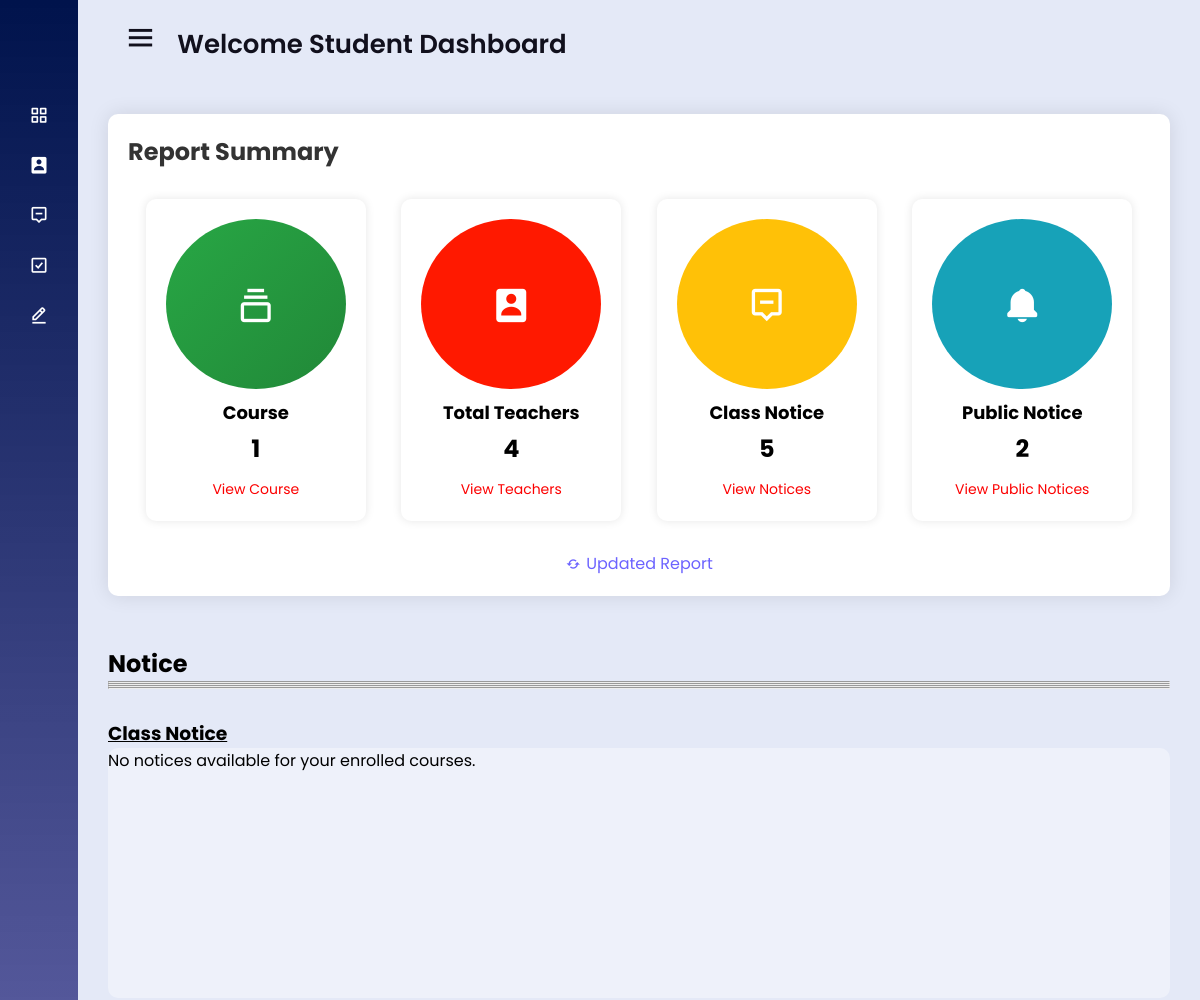
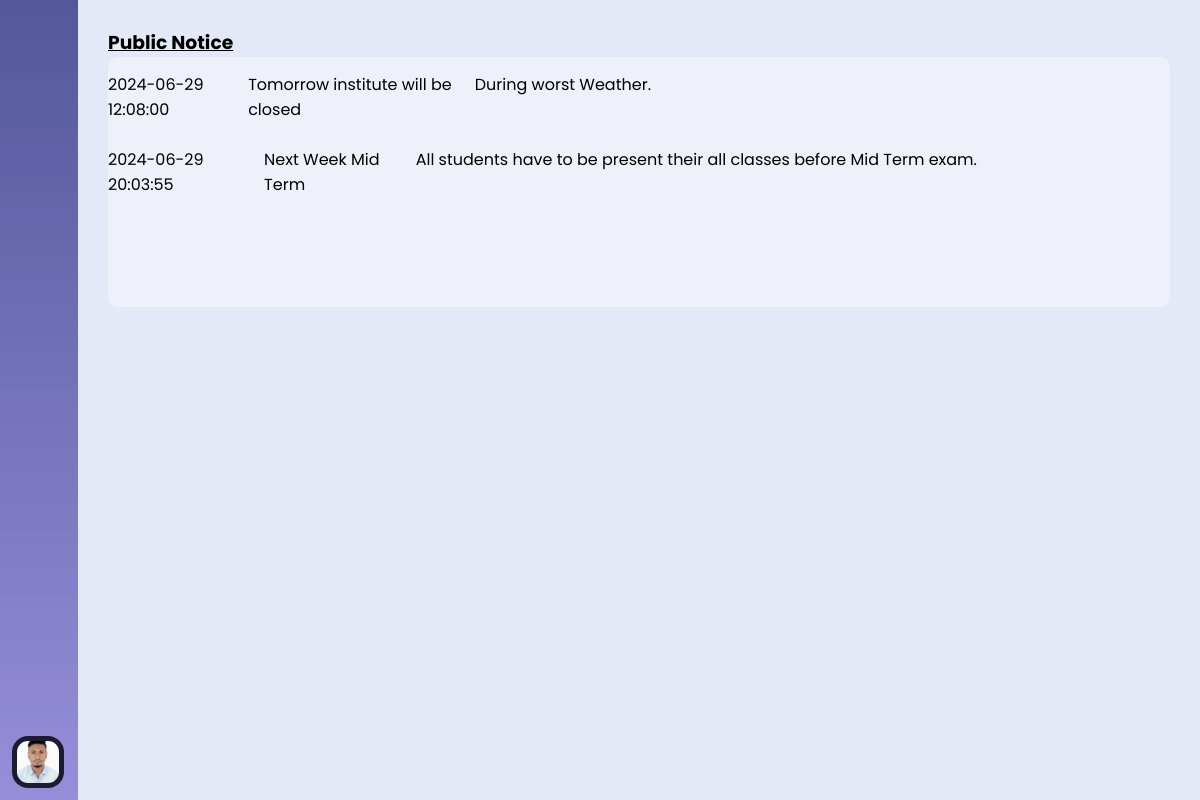
Page /students/dashboard.php (signed in) on the committed database (2 pictures, top to bottom).
### tables this page shows
CREATE TABLE IF NOT EXISTS `student_db` (
  `s_ID` int NOT NULL AUTO_INCREMENT,
  `s_Name` varchar(100) DEFAULT NULL,
  `s_Email` varchar(150) NOT NULL,
  `s_UserName` varchar(20) DEFAULT NULL,
  `s_Password` varchar(150) DEFAULT NULL,
  `s_Gender` varchar(50) DEFAULT NULL,
  `s_DateOfBirth` date DEFAULT NULL,
  `s_ProfilePic` varchar(200) DEFAULT NULL,
  `s_FatherName` varchar(150) DEFAULT NULL,
  `s_MotherName` varchar(150) DEFAULT NULL,
  `s_ContactNo` varchar(11) DEFAULT NULL,
  `s_AltContactNo` varchar(11) DEFAULT NULL,
  `s_Address` varchar(250) DEFAULT NULL,
  `s_Photo` text,
  PRIMARY KEY (`s_ID`),
  UNIQUE KEY `s_Email` (`s_Email`)
);

CREATE TABLE IF NOT EXISTS `public_notice_db` (
  `pn_id` int NOT NULL AUTO_INCREMENT,
  `pn_title` varchar(300) DEFAULT NULL,
  `pn_message` varchar(600) DEFAULT NULL,
  `pn_date` timestamp NOT NULL DEFAULT CURRENT_TIMESTAMP,
  PRIMARY KEY (`pn_id`)
);

### students/includes/notice.php (the view)
<div class="notice_part">
  <h2>Notice</h2>
  <hr>
  <hr>
  <hr>
  <hr>
  <div class="class_notice">
    <h3><u>Class Notice</u></h3>
    <div class="class_notice_body">
      <div class="class_notice_content">
        <?php
        $student_id = $_SESSION['student_login_id'];
        $notice_query = mysqli_query($conn, "
            SELECT n.*, s.section, c.c_title
            FROM notices n
            JOIN sections s ON n.section_id = s.id
            JOIN course_db c ON s.course_id = c.c_ID
            WHERE s.id IN (
                SELECT section_id FROM grades WHERE student_id = $student_id
            )
            AND s.id NOT IN (
                SELECT section_id FROM grades WHERE student_id = $student_id AND grade IS NOT NULL
            )
        ");
        if (mysqli_num_rows($notice_query) > 0) {
          while ($row = mysqli_fetch_assoc($notice_query)) {
        ?>
            <div class="class_notice_item">
              <p><?php echo $row['created_at']; ?></p>
              <p>Notice Title: <?php echo $row['title']; ?></p>
              <p>Course: <?php echo $row['c_title']; ?></p>
              <p>Section: <?php echo $row['section']; ?></p>
              <p class="class_msg"><?php echo $row['message']; ?></p>
            </div>
        <?php
          }
        } else {
          echo '<p>No notices available for your enrolled courses.</p>';
        }
        ?>
      </div>
    </div>
  </div>
  <div class="public_notice">
    <h3><u>Public Notice</u></h3>
    <div class="public_notice_body">
      <div class="public_notice_content">
        <?php
        $pn_query = mysqli_query($conn, "SELECT * FROM `public_notice_db`");
        while ($row = mysqli_fetch_assoc($pn_query)) {
        ?>
          <div class="public_notice_item">
            <p><?php echo $row['pn_date']; ?></p>
            <p><?php echo $row['pn_title']; ?></p>
            <p class="public_msg"><?php echo $row['pn_message']; ?></p>
          </div>
        <?php
        }
        ?>
      </div>
    </div>
  </div>
</div>

### students/includes/sidebar.php (shortened to what this page needs)
<?php
$student_login_user = $_SESSION['student_login_id'];
$studentName = mysqli_query($conn, "SELECT * FROM `student_db` WHERE `s_ID` = '$student_login_user'");
$student_login_user_data = mysqli_fetch_assoc($studentName);
?>
<div class="sidebar close">
  <div class="logo-details">
  </div>
  <ul class="nav-links">
    <li>
      <a href="http://localhost/sms/students/dashboard.php">
        <i class='bx bx-grid-alt'></i>
      </a>
    </li>
    <li>
      <div class="iocn-link">
        <a href="http://localhost/sms/students/pages/profile.php">
          <i class='bx bxs-user-rectangle'></i>
        </a>
      </div>
    </li>
    <li>
      <div class="iocn-link">
        <a href="http://localhost/sms/students/pages/viewCourse.php">
          <i class='bx bx-message-alt-minus'></i>
        </a>
      </div>
    </li>
    <li>
      <div class="iocn-link">
        <a href="http://localhost/sms/students/pages/payment.php">
          <i class='bx bx-check-square'></i>
        </a>
      </div>
    </li>
    <li>
      <div class="iocn-link">
        <a href="http://localhost/sms/students/pages/grades.php">
        <i class='bx bx-edit-alt'></i>
        </a>
      </div>
    </li>
    <li>
      <div class="profile-details">
        <div class="profile-content">
          <img src='<?= $student_login_user_data['s_Photo'] ?>' alt="profileImg">
        </div>
      </div>
    </li>
  </ul>
</div>

### students/css/style.css (style rules this page uses)
* { margin: 0; padding: 0; box-sizing: border-box; font-family: 'Poppins', sans-serif; }
.sidebar { position: fixed; top: 0; left: 0; height: 100%; width: 260px; background: linear-gradient(#00134c, #4637bb90); z-index: 100; transition: all 0.5s ease; }
.sidebar.close { width: 78px; }
.sidebar .logo-details { height: 60px; width: 100%; display: flex; align-items: center; }
.sidebar .nav-links { height: 100%; padding: 30px 0 150px 0; overflow: auto; }
.sidebar.close .nav-links { overflow: visible; }
.sidebar .nav-links li { position: relative; list-style: none; transition: all 0.4s ease; }
.sidebar .nav-links li .iocn-link { display: flex; align-items: center; justify-content: space-between; }
.sidebar.close .nav-links li .iocn-link { display: block }
.sidebar .nav-links li i { height: 50px; min-width: 78px; text-align: center; line-height: 50px; color: #fff; font-size: 20px; cursor: pointer; transition: all 0.3s ease; }
.sidebar .nav-links li a { display: flex; align-items: center; text-decoration: none; }
.sidebar .profile-details { position: fixed; bottom: 0; width: 260px; display: flex; align-items: center; justify-content: space-between; background: #1d1b31; padding: 12px 0; transition: all 0.5s ease; }
.sidebar.close .profile-details { background: none; }
.sidebar.close .profile-details { width: 78px; }
.sidebar .profile-details .profile-content { display: flex; align-items: center; }
.sidebar .profile-details img { height: 52px; width: 52px; object-fit: cover; border-radius: 16px; margin: 0 14px 0 12px; background: #1d1b31; transition: all 0.5s ease; }
.sidebar.close .profile-details img { padding: 5px; }
.notice_part { margin-top: 50px; }
.class_notice, .public_notice { margin-top: 30px; width: 100%; overflow: hidden; position: relative; }
.class_notice_body, .public_notice_body { width: 100%; height: 250px; overflow: hidden; position: relative; background: rgba(255, 255, 255, 0.354); border-radius: 10px; }
.class_notice_content, .public_notice_content { display: flex; flex-direction: column; position: relative; animation: scrollUp 10s linear infinite; }
.class_notice_item, .public_notice_item { display: flex; justify-content: space-between; padding-bottom: 10px; margin-top: 15px; width: 100%; height: auto; }
.class_msg, .public_msg { width: 800px; height: auto; word-wrap: break-word; }

### rows in the picture
student_db: s_Photo (picture)
public_notice_db: pn_date "2024-06-29 12:08:00", pn_title "Tomorrow institute will be closed", pn_message "During worst Weather."
public_notice_db: pn_date "2024-06-29 20:03:55", pn_title "Next Week Mid Term", pn_message "All students have to be present their all classes before Mid Term exam."

### other values in the picture
$total_courses "1"
$teacher_total "4"
$pn_total "2"
